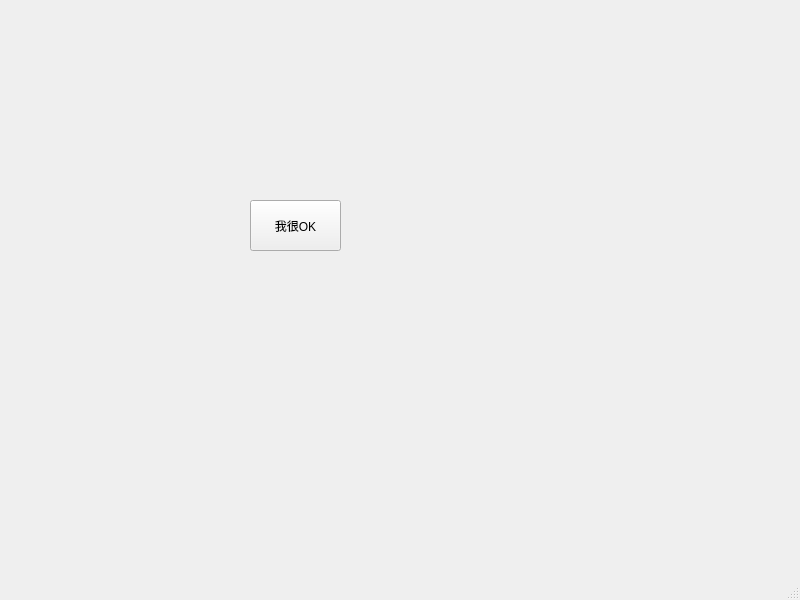
<?xml version="1.0" encoding="UTF-8"?>
<ui version="4.0">
 <class>MainWindow</class>
 <widget class="QMainWindow" name="MainWindow">
  <property name="geometry">
   <rect>
    <x>0</x>
    <y>0</y>
    <width>800</width>
    <height>600</height>
   </rect>
  </property>
  <property name="windowTitle">
   <string>MainWindow</string>
  </property>
  <widget class="QWidget" name="centralwidget">
   <widget class="QPushButton" name="pushButton">
    <property name="geometry">
     <rect>
      <x>250</x>
      <y>200</y>
      <width>91</width>
      <height>51</height>
     </rect>
    </property>
    <property name="text">
     <string>我很OK</string>
    </property>
   </widget>
  </widget>
  <widget class="QMenuBar" name="menubar">
   <property name="geometry">
    <rect>
     <x>0</x>
     <y>0</y>
     <width>800</width>
     <height>17</height>
    </rect>
   </property>
  </widget>
  <widget class="QStatusBar" name="statusbar"/>
 </widget>
 <resources/>
 <connections>
  <connection>
   <sender>pushButton</sender>
   <signal>clicked()</signal>
   <receiver>MainWindow</receiver>
   <slot>close()</slot>
   <hints>
    <hint type="sourcelabel">
     <x>289</x>
     <y>225</y>
    </hint>
    <hint type="destinationlabel">
     <x>399</x>
     <y>299</y>
    </hint>
   </hints>
  </connection>
 </connections>
</ui>
